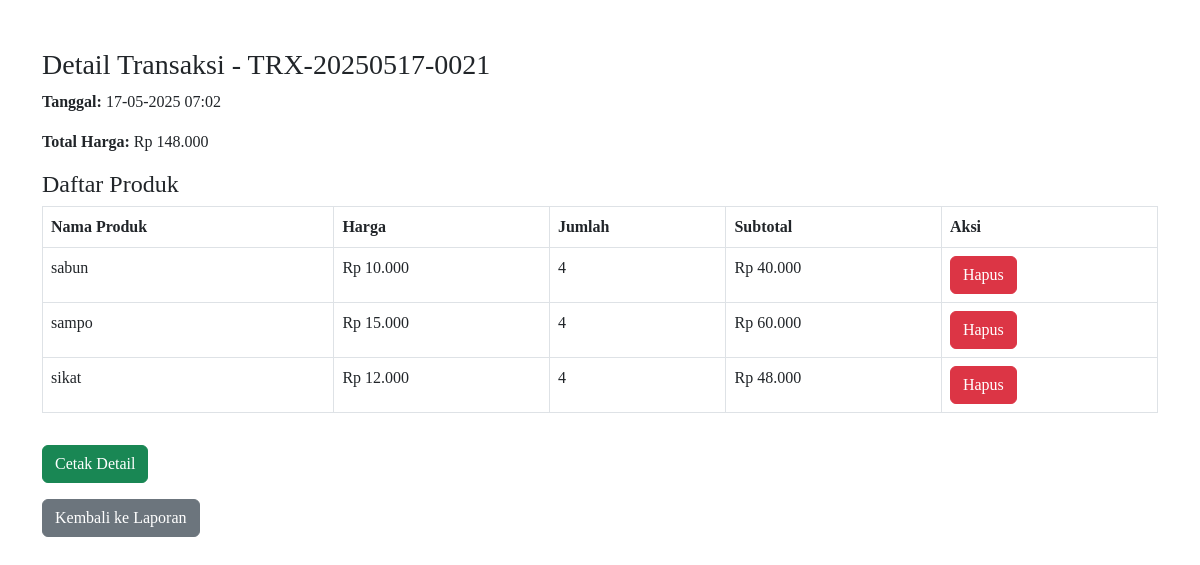
Page /detail_transaksi.php?id=21 (signed in) on the committed database.
### tables this page shows
CREATE TABLE `transaksi` (
  `id` int(11) NOT NULL,
  `kode_transaksi` varchar(20) NOT NULL,
  `nama_pelanggan` varchar(100) NOT NULL,
  `total_harga` int(11) NOT NULL,
  `tanggal` timestamp NOT NULL DEFAULT current_timestamp(),
  `id_pelanggan` int(11) DEFAULT NULL,
  `id_operator` int(11) DEFAULT NULL
);

CREATE TABLE `detail_transaksi` (
  `id` int(11) NOT NULL,
  `transaksi_id` int(11) DEFAULT NULL,
  `produk_id` int(11) DEFAULT NULL,
  `jumlah` int(11) DEFAULT NULL,
  `subtotal` int(11) DEFAULT NULL
);

CREATE TABLE `produk` (
  `id` int(11) NOT NULL,
  `kode_produk` varchar(50) NOT NULL,
  `nama_produk` varchar(100) NOT NULL,
  `harga` int(11) NOT NULL,
  `stok` int(11) NOT NULL,
  `gambar` varchar(255) DEFAULT NULL,
  `kategori_id` int(11) DEFAULT NULL
);

### detail_transaksi.php (the view, shortened to what this page needs)
<?php
include 'init.php';
$transaksi_id = $_GET['id'];
$query_transaksi = "SELECT * FROM transaksi WHERE id = '$transaksi_id'";
$result_transaksi = mysqli_query($koneksi, $query_transaksi);
$transaksi = mysqli_fetch_assoc($result_transaksi);
$query_detail = "SELECT dt.*, p.nama_produk, p.harga FROM detail_transaksi dt
                 JOIN produk p ON dt.produk_id = p.id
                 WHERE dt.transaksi_id = '$transaksi_id'";
$result_detail = mysqli_query($koneksi, $query_detail);
?>
<!DOCTYPE html>
<html lang="id">
<head>
    <link href="https://cdn.jsdelivr.net/npm/bootstrap@5.3.0-alpha1/dist/css/bootstrap.min.css" rel="stylesheet" />
    <link rel="stylesheet" href="custom_style.php">
</head>
<body class="with-navbar-padding">
    <div class="container mt-5">
        <h3>Detail Transaksi - <?= $transaksi['kode_transaksi']; ?></h3>
        <p><strong>Tanggal:</strong> <?= date('d-m-Y H:i', strtotime($transaksi['tanggal'])); ?></p>
        <p><strong>Total Harga:</strong> Rp <?= number_format($transaksi['total_harga'], 0, ',', '.'); ?></p>
        <h4>Daftar Produk</h4>
        <table class="table table-bordered">
            <thead>
                <tr>
                    <th>Nama Produk</th>
                    <th>Harga</th>
                    <th>Jumlah</th>
                    <th>Subtotal</th>
                    <th>Aksi</th>
                </tr>
            </thead>
            <tbody>
                <?php while ($detail = mysqli_fetch_assoc($result_detail)): ?>
                    <tr>
                        <td><?= $detail['nama_produk']; ?></td>
                        <td>Rp <?= number_format($detail['harga'], 0, ',', '.'); ?></td>
                        <td><?= $detail['jumlah']; ?></td>
                        <td>Rp <?= number_format($detail['subtotal'], 0, ',', '.'); ?></td>
                        <td>
                            <a href="?hapus_detail=<?= $detail['id']; ?>&id=<?= $transaksi_id; ?>" class="btn btn-danger" onclick="return confirm('Yakin ingin menghapus detail transaksi ini?')">Hapus</a>
                        </td>
                    </tr>
                <?php endwhile; ?>
            </tbody>
        </table>
        <button class="btn btn-success mt-3" onclick="window.print()">Cetak Detail</button>
        <div class="mt-3">
            <a href="laporan.php" class="btn btn-secondary">Kembali ke Laporan</a>
        </div>
    </div>
</body>
</html>

### rows in the picture
transaksi: kode_transaksi "TRX-20250517-0021", tanggal "17-05-2025 07:02", total_harga "148.000"
detail_transaksi: produk.nama_produk "sabun", produk.harga "10.000", jumlah "4", subtotal "40.000"
detail_transaksi: produk.nama_produk "sampo", produk.harga "15.000", jumlah "4", subtotal "60.000"
detail_transaksi: produk.nama_produk "sikat", produk.harga "12.000", jumlah "4", subtotal "48.000"
